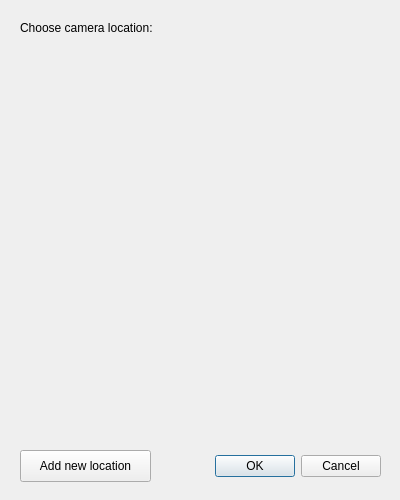
<?xml version="1.0" encoding="UTF-8"?>
<ui version="4.0">
 <class>Dialog</class>
 <widget class="QDialog" name="Dialog">
  <property name="geometry">
   <rect>
    <x>0</x>
    <y>0</y>
    <width>400</width>
    <height>500</height>
   </rect>
  </property>
  <property name="minimumSize">
   <size>
    <width>400</width>
    <height>500</height>
   </size>
  </property>
  <property name="windowTitle">
   <string>Dialog</string>
  </property>
  <widget class="QDialogButtonBox" name="buttonBox">
   <property name="geometry">
    <rect>
     <x>40</x>
     <y>450</y>
     <width>341</width>
     <height>32</height>
    </rect>
   </property>
   <property name="orientation">
    <enum>Qt::Horizontal</enum>
   </property>
   <property name="standardButtons">
    <set>QDialogButtonBox::Cancel|QDialogButtonBox::Ok</set>
   </property>
  </widget>
  <widget class="QLabel" name="choose_lctn">
   <property name="geometry">
    <rect>
     <x>20</x>
     <y>20</y>
     <width>211</width>
     <height>16</height>
    </rect>
   </property>
   <property name="font">
    <font>
     <pointsize>9</pointsize>
    </font>
   </property>
   <property name="text">
    <string>Choose camera location:</string>
   </property>
  </widget>
  <widget class="QPushButton" name="add_lctn">
   <property name="geometry">
    <rect>
     <x>20</x>
     <y>450</y>
     <width>131</width>
     <height>32</height>
    </rect>
   </property>
   <property name="text">
    <string>Add new location</string>
   </property>
  </widget>
  <widget class="QWidget" name="verticalLayoutWidget">
   <property name="geometry">
    <rect>
     <x>19</x>
     <y>49</y>
     <width>361</width>
     <height>391</height>
    </rect>
   </property>
   <layout class="QVBoxLayout" name="verticalLayout">
    <property name="spacing">
     <number>0</number>
    </property>
   </layout>
  </widget>
 </widget>
 <resources/>
 <connections>
  <connection>
   <sender>buttonBox</sender>
   <signal>accepted()</signal>
   <receiver>Dialog</receiver>
   <slot>accept()</slot>
   <hints>
    <hint type="sourcelabel">
     <x>258</x>
     <y>464</y>
    </hint>
    <hint type="destinationlabel">
     <x>157</x>
     <y>274</y>
    </hint>
   </hints>
  </connection>
  <connection>
   <sender>buttonBox</sender>
   <signal>rejected()</signal>
   <receiver>Dialog</receiver>
   <slot>reject()</slot>
   <hints>
    <hint type="sourcelabel">
     <x>326</x>
     <y>470</y>
    </hint>
    <hint type="destinationlabel">
     <x>286</x>
     <y>274</y>
    </hint>
   </hints>
  </connection>
 </connections>
</ui>
